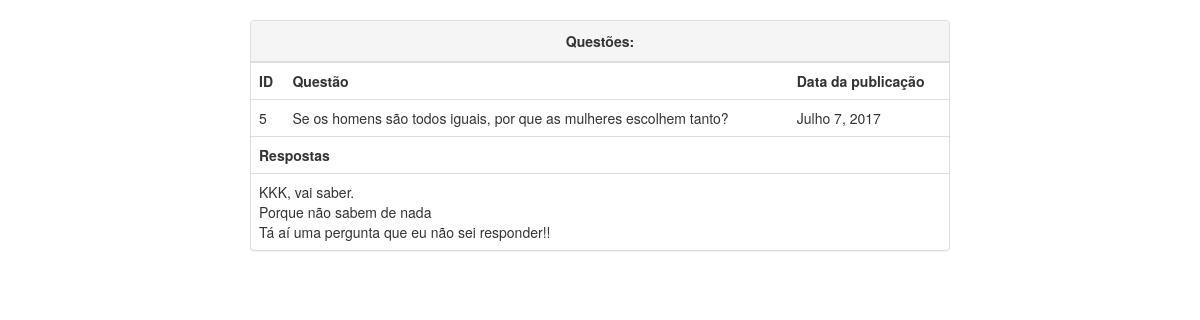
The page /question/5 on the database its author committed.
### pools/models.py (models this page shows, shortened)
class Question(models.Model):
    question_text = models.CharField(max_length=255, null=False)
    closed = models.BooleanField(default=False)
    pub_date = models.DateField()

class Choice(models.Model):
    question = models.ForeignKey(Question, on_delete=models.CASCADE, null=True)
    choice_text = models.CharField(max_length=255)
    votes = models.IntegerField(default=0)
    def __str__(self):
        return self.choice_text

### pools/views.py (the view)
# urls.py: url(r'^question/(?P<question_id>\d+)$', views.exibir, name='exibir'),
def exibir(request, question_id):
    question = Question.objects.get(id=question_id)
    choices = question.choice_set.all()
    contexto = {'question': question, 'choices': choices}
    return render(request, 'question.html', contexto)

### pools/templates/question.html
{% extends 'base.html' %}
{% block body %}
<div class="panel panel-default">
    <div class="panel-heading text-center"><strong>Questões:</strong></div>
    <table class="table">
        <tr>
            <th>ID</th>
            <th>Questão</th>
            <th>Data da publicação</th>
        </tr>
        <tr>
            <td>{{question.id}}</td>
            <td>{{question.question_text}}</td>
            <td>{{question.pub_date}}</td>
        </tr>
    </table>
    <table class="table">
        <tr>
            <th>
                Respostas
            </th>
        </tr>
        <td>
        {% for i in choices %}
        {{i}}
        <br>
        {% endfor %}
        </td>
    </table>
</div>
{% endblock %}

### pools/static/styles/main.css (style rules this page uses)
body { padding-top: 20px; padding-bottom: 20px; }

### rows shown on the page
Question: id "5", question_text "Se os homens são todos iguais, por que as mulheres escolhem tanto?", pub_date "Julho 7, 2017"
Choice: choice_text "KKK, vai saber."
Choice: choice_text "Porque não sabem de nada"
Choice: choice_text "Tá aí uma pergunta que eu não sei responder!!"
